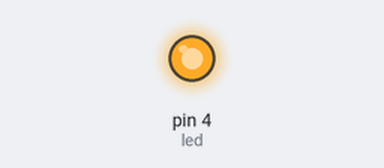
The sketch below on a simulated Arduino Uno, built with avr-gcc and run on an emulated ATmega328P. Parts: output pins drawn as LEDs (lit = HIGH).

Above: at 0.1 s.
Timing chart, 0 to 1.6 s (numbered marks = the images above):
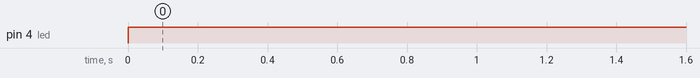

Measured:
- by itself, pin 4 (led): LOW → HIGH at 0.00 s

The sketch:

simpleled.ino
```cpp
int led=4;
void setup() {
  // put your setup code here, to run once:
pinMode(led,OUTPUT);
}

void loop() {
  // put your main code here, to run repeatedly:
digitalWrite(led,HIGH);
delay(1000);
}
```
